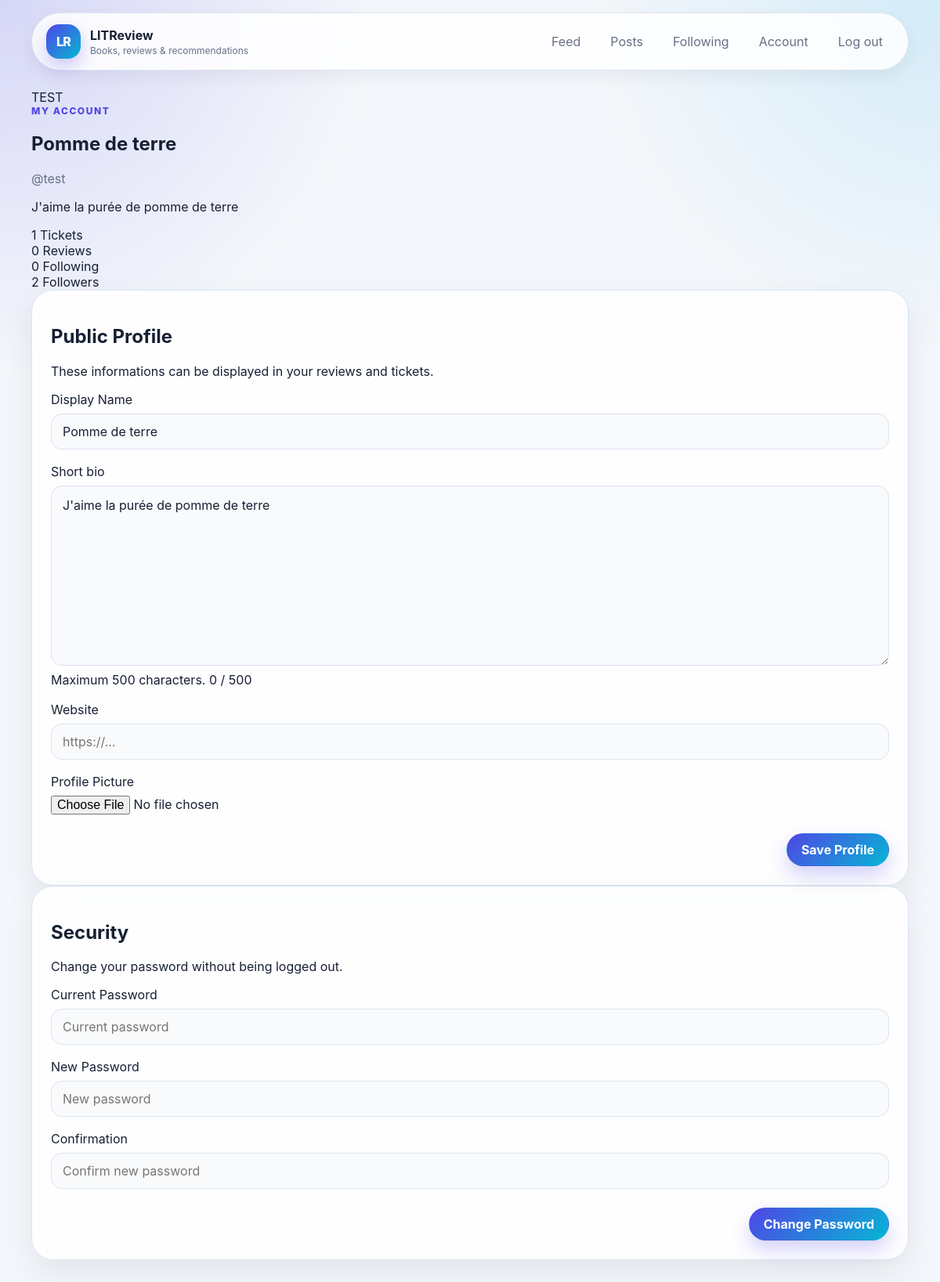
The app's page /account/ (signed in) with its own data.
### LITReviewApp/models/models.py (models this page shows, shortened)
class UserProfile(models.Model):
    user = models.OneToOneField(
        to=settings.AUTH_USER_MODEL,
        on_delete=models.CASCADE,
        related_name="profile",
    )
    profile_picture = models.ImageField(
        upload_to="profiles/",
        blank=True,
        null=True,
    )
    short_bio = models.TextField(
        max_length=500,
        blank=True,
    )
    display_name = models.CharField(
        max_length=80,
        blank=True,
    )
    website = models.URLField(
        max_length=300,
        blank=True,
    )
    updated_at = models.DateTimeField(auto_now=True)
    @property
    def public_name(self):
        return self.display_name or self.user.username

### LITReviewApp/views/account_views.py (the view, shortened to what this page needs)
# urls.py: path("account/", account, name="account"),
@login_required
def account(request):
    profile, _ = UserProfile.objects.get_or_create(user=request.user)
    profile_form = UserProfileForm(instance=profile)
    password_form = StyledPasswordChangeForm(user=request.user)
    stats = {
        "ticket_count": Ticket.objects.filter(user=request.user).count(),
        "review_count": Review.objects.filter(user=request.user).count(),
        "following_count": request.user.following.count(),
        "followers_count": request.user.followed_by.count(),
    }
    return render(
        request,
        "account.html",
        {
            "profile": profile,
            "profile_form": profile_form,
            "password_form": password_form,
            "stats": stats,
        },
    )

### LITReviewApp/forms/user_account_form.py
class UserProfileForm(forms.ModelForm):
    class Meta:
        model = UserProfile
        fields = [
            "display_name",
            "short_bio",
            "website",
            "profile_picture",
        ]
        widgets = {
            "display_name": forms.TextInput(attrs={
                "class": "input",
                "placeholder": "Display name (optional)",
            }),
            "short_bio": forms.Textarea(attrs={
                "class": "textarea textarea-small",
                "placeholder": "A few lines about you, your reading preferences, your favorite genres...",
                "maxlength": "500",
                "data-counter-target": "bio-counter",
            }),
            "website": forms.URLInput(attrs={
                "class": "input",
                "placeholder": "https://...",
            }),
            "profile_picture": forms.ClearableFileInput(attrs={
                "class": "file-input",
                "accept": "image/*",
                "data-preview-target": "profile-picture-preview",
            }),
        }

class StyledPasswordChangeForm(PasswordChangeForm):
    old_password = forms.CharField(
        label="Current password",
        widget=forms.PasswordInput(attrs={
            "class": "input",
            "placeholder": "Current password",
        }),
    )
    new_password1 = forms.CharField(
        label="New password",
        widget=forms.PasswordInput(attrs={
            "class": "input",
            "placeholder": "New password",
        }),
    )
    new_password2 = forms.CharField(
        label="Confirmation",
        widget=forms.PasswordInput(attrs={
            "class": "input",
            "placeholder": "Confirm new password",
        }),
    )

### LITReviewApp/templates/account.html (shortened to what this page needs)
{% extends "base.html" %}
{% block content %}
<section class="account-hero">
    <div class="account-avatar-wrap">
        {% if profile.profile_picture %}
            <img
                id="profile-picture-preview"
                class="account-avatar"
                src="{{ profile.profile_picture.url }}"
                alt="{{ profile.public_name }}"
            >
        {% else %}
            <div id="profile-picture-preview" class="account-avatar account-avatar-placeholder">
                {{ request.user.username|slice:":10"|upper }}
            </div>
        {% endif %}
    </div>
    <div class="account-hero-content">
        <p class="eyebrow">My Account</p>
        <h1>{{ profile.public_name }}</h1>
        <p class="muted">@{{ request.user.username }}</p>
        {% if profile.short_bio %}
            <p class="account-bio-preview">{{ profile.short_bio }}</p>
        {% else %}
            <p class="account-bio-preview muted">
                Add a short bio to personalize your profile.
            </p>
        {% endif %}
    </div>
</section>
<section class="stats-grid">
    <div class="stat-card">
        <span class="stat-value">{{ stats.ticket_count }}</span>
        <span class="stat-label">Tickets</span>
    </div>
    <div class="stat-card">
        <span class="stat-value">{{ stats.review_count }}</span>
        <span class="stat-label">Reviews</span>
    </div>
    <div class="stat-card">
        <span class="stat-value">{{ stats.following_count }}</span>
        <span class="stat-label">Following</span>
    </div>
    <div class="stat-card">
        <span class="stat-value">{{ stats.followers_count }}</span>
        <span class="stat-label">Followers</span>
    </div>
</section>
<div class="account-grid">
    <section class="panel">
        <div class="panel-header">
            <h2>Public Profile</h2>
            <p>These informations can be displayed in your reviews and tickets.</p>
        </div>
        <form method="post" enctype="multipart/form-data" class="stack-form">
            <div class="field">
                <label for="{{ profile_form.display_name.id_for_label }}">Display Name</label>
                {{ profile_form.display_name }}
            </div>
            <div class="field">
                <label for="{{ profile_form.short_bio.id_for_label }}">Short bio</label>
                {{ profile_form.short_bio }}
                <div class="field-help">
                    <span>Maximum 500 characters.</span>
                    <span id="bio-counter">0 / 500</span>
                </div>
            </div>
            <div class="field">
                <label for="{{ profile_form.website.id_for_label }}">Website</label>
                {{ profile_form.website }}
            </div>
            <div class="field">
                <label for="{{ profile_form.profile_picture.id_for_label }}">Profile Picture</label>
                {{ profile_form.profile_picture }}
            </div>
            <div class="button-row">
                <button class="btn btn-primary" type="submit">Save Profile</button>
            </div>
        </form>
    </section>
    <section class="panel">
        <div class="panel-header">
            <h2>Security</h2>
            <p>Change your password without being logged out.</p>
        </div>
        <form method="post" class="stack-form">
            <div class="field">
                <label for="{{ password_form.old_password.id_for_label }}">Current Password</label>
                {{ password_form.old_password }}
            </div>
            <div class="field">
                <label for="{{ password_form.new_password1.id_for_label }}">New Password</label>
                {{ password_form.new_password1 }}
            </div>
            <div class="field">
                <label for="{{ password_form.new_password2.id_for_label }}">Confirmation</label>
                {{ password_form.new_password2 }}
            </div>
            <div class="button-row">
                <button class="btn btn-primary" type="submit">Change Password</button>
            </div>
        </form>
    </section>
</div>
{% endblock %}

### LITReviewApp/templates/base.html (shortened to what this page needs)
{% load static %}
<!DOCTYPE html>
<html lang="fr">
<head>
    <link rel="stylesheet" href="{% static 'css/litreview.css' %}">
</head>
<body>
    <div class="app-shell">
        <header class="site-header">
            <a class="brand" href="{% if user.is_authenticated %}{% url 'feed' %}{% else %}{% url 'landing' %}{% endif %}">
                <span class="brand-mark">LR</span>
                <span>
                    <strong>LITReview</strong>
                    <small>Books, reviews & recommendations</small>
                </span>
            </a>
            {% if user.is_authenticated %}
                <nav class="nav" aria-label="Navigation principale">
                    <a href="{% url 'feed' %}">Feed</a>
                    <a href="{% url 'posts' %}">Posts</a>
                    <a href="{% url 'following' %}">Following</a>
                    <a href="{% url 'account' %}">Account</a>
                    <form method="post" action="{% url 'logout' %}" class="inline-form">
                        <button type="submit" class="nav-button">Log out</button>
                    </form>
                </nav>
            {% endif %}
        </header>
        <main class="page-content">
            {% block content %}{% endblock %}
        </main>
    </div>
</body>
</html>

### LITReviewApp/static/css/litreview.css (style rules this page uses)
:root { --bg: #f4f7fb; --surface: #ffffff; --surface-soft: #f8fafc; --text: #172033; --muted: #667085; --border: #dbe4ef; --primary: #4f46e5; --primary-strong: #3730a3; --primary-soft: #eef2ff; --success: #0f9f6e; --danger: #dc2626; --danger-soft: #fef2f2; --warning: #f59e0b; --shadow: 0 18px 45px rgba(15, 23, 42, 0.08); --shadow-soft: 0 8px 25px rgba(15, 23, 42, 0.06); --radius-xl: 28px; --radius-lg: 20px; --radius-md: 14px; --radius-sm: 10px; --max-width: 1120px; }
* { box-sizing: border-box; }
html { min-height: 100%; }
body { min-height: 100%; margin: 0; font-family: Inter, ui-sans-serif, system-ui, -apple-system, BlinkMacSystemFont, "Segoe UI", Arial, sans-serif; color: var(--text); background: radial-gradient(circle at top left, rgba(79, 70, 229, 0.18), transparent 30rem), radial-gradient(circle at top right, rgba(14, 165, 233, 0.14), transparent 28rem), var(--bg); }
a { color: inherit; }
button, input, textarea { font: inherit; }
.app-shell { width: min(var(--max-width), calc(100% - 32px)); min-height: calc(100vh - 32px); margin: 16px auto; }
.site-header { position: sticky; top: 16px; z-index: 10; display: flex; align-items: center; justify-content: space-between; gap: 24px; margin-bottom: 24px; padding: 14px 18px; border: 1px solid rgba(219, 228, 239, 0.9); border-radius: 999px; background: rgba(255, 255, 255, 0.86); box-shadow: var(--shadow-soft); backdrop-filter: blur(16px); }
.brand { display: flex; align-items: center; gap: 12px; text-decoration: none; }
.brand-mark { display: grid; place-items: center; width: 44px; height: 44px; border-radius: 16px; color: #fff; font-weight: 800; letter-spacing: -0.05em; background: linear-gradient(135deg, var(--primary), #06b6d4); box-shadow: 0 10px 22px rgba(79, 70, 229, 0.28); }
.brand small { display: block; margin-top: 2px; color: var(--muted); font-size: 12px; }
.nav { display: flex; align-items: center; gap: 10px; }
.nav a, .nav-button { display: inline-flex; align-items: center; justify-content: center; min-height: 38px; padding: 0 14px; border: 0; border-radius: 999px; background: transparent; color: var(--muted); text-decoration: none; cursor: pointer; transition: background 0.16s ease, color 0.16s ease, transform 0.16s ease; }
.inline-form { display: inline; margin: 0; }
.page-content { padding-bottom: 48px; }
.hero, .page-hero, .panel, .card, .empty-state, .toolbar { border: 1px solid var(--border); border-radius: var(--radius-xl); background: rgba(255, 255, 255, 0.92); box-shadow: var(--shadow); }
.eyebrow { margin: 0 0 10px; color: var(--primary); font-size: 12px; font-weight: 800; letter-spacing: 0.13em; text-transform: uppercase; }
.muted { color: var(--muted); }
.hero-actions, .button-row, .top-actions { display: flex; align-items: center; gap: 12px; flex-wrap: wrap; }
.button-row { justify-content: flex-end; margin-top: 24px; }
.btn { display: inline-flex; align-items: center; justify-content: center; min-height: 42px; padding: 0 18px; border: 1px solid transparent; border-radius: 999px; font-weight: 700; text-decoration: none; cursor: pointer; transition: transform 0.16s ease, box-shadow 0.16s ease, background 0.16s ease; }
.btn-primary { color: #fff; background: linear-gradient(135deg, var(--primary), #06b6d4); box-shadow: 0 12px 24px rgba(79, 70, 229, 0.24); }
.panel { padding: 24px; }
.field { display: grid; gap: 8px; margin-bottom: 18px; }
.input, .textarea, .field input[type="text"], .field input[type="password"], .field input[type="email"], .field input[type="search"], .field textarea { width: 100%; border: 1px solid var(--border); border-radius: var(--radius-md); background: var(--surface-soft); color: var(--text); outline: none; transition: border-color 0.16s ease, box-shadow 0.16s ease, background 0.16s ease; }
.input, .field input[type="text"], .field input[type="password"], .field input[type="email"], .field input[type="search"] { min-height: 46px; padding: 0 14px; }
.textarea, .field textarea { min-height: 190px; padding: 14px; resize: vertical; }

### records on screen
UserProfile: public_name "Pomme de terre", short_bio "J'aime la purée de pomme de terre", display_name "Pomme de terre"

### other values on screen
{{ request.user.username|slice:":10"|upper }} "TEST"
{{ request.user.username }} "test"
{{ stats.ticket_count }} "1"
{{ stats.review_count }} "0"
{{ stats.following_count }} "0"
{{ stats.followers_count }} "2"
